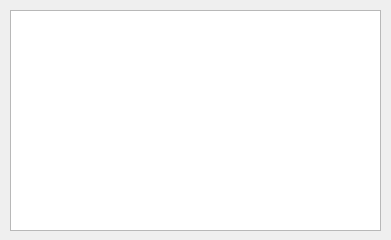
<?xml version="1.0" encoding="UTF-8"?>
<ui version="4.0">
 <class>ItemsReport</class>
 <widget class="QDialog" name="ItemsReport">
  <property name="windowModality">
   <enum>Qt::WindowModal</enum>
  </property>
  <property name="geometry">
   <rect>
    <x>0</x>
    <y>0</y>
    <width>391</width>
    <height>240</height>
   </rect>
  </property>
  <property name="windowTitle">
   <string>Report of Items</string>
  </property>
  <widget class="QTableView" name="tableView">
   <property name="geometry">
    <rect>
     <x>10</x>
     <y>10</y>
     <width>371</width>
     <height>221</height>
    </rect>
   </property>
  </widget>
 </widget>
 <resources/>
 <connections/>
</ui>
